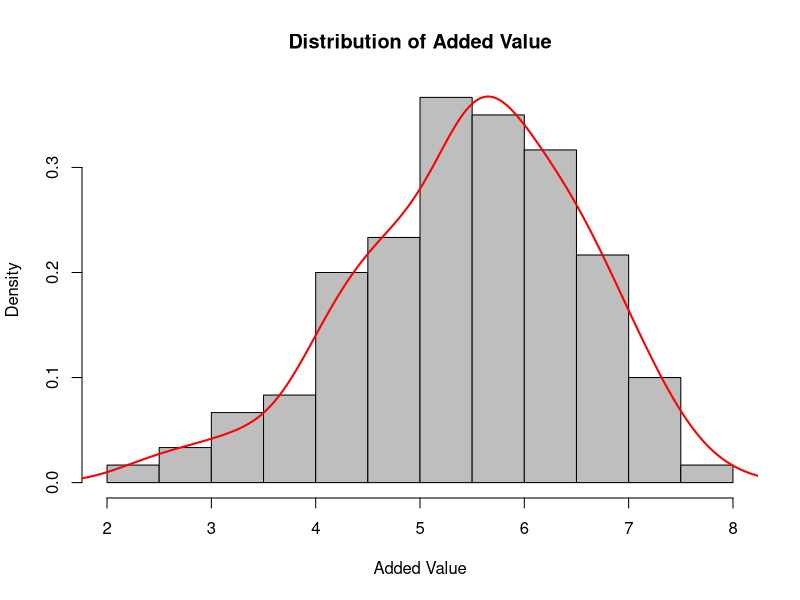
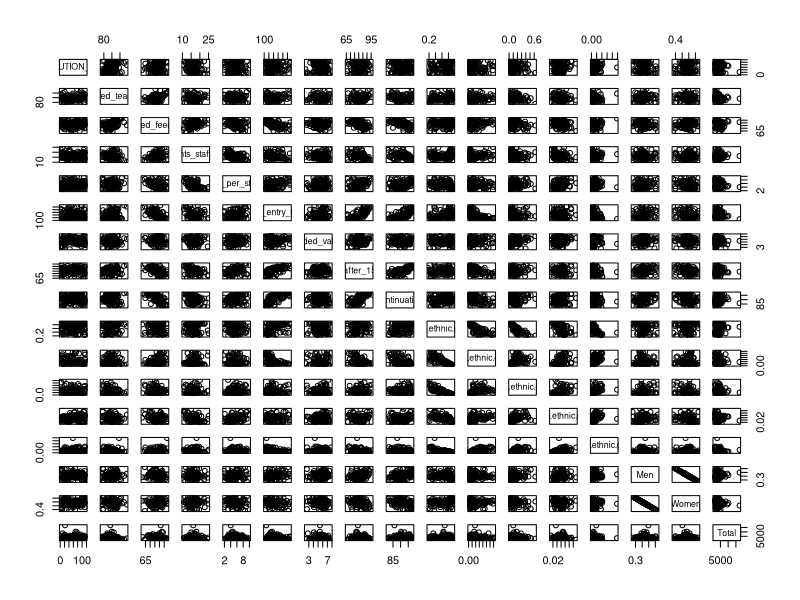

Recreate these plots in R, in order.
## ---- chunk 1
knitr::opts_chunk$set(echo = TRUE)
## ---- chunk 2
# load the data
setwd("~/Desktop/SRS/Assessment2")
ourdata <- read.csv("finalbis.csv", header = TRUE)
head(ourdata)
## ---- chunk 3
# See the distribution of added value
y <- ourdata$added_value
hist(y,main="Distribution of Added Value", xlab="Added Value", col="grey", probability = TRUE)
lines(density(y), col = "red", lwd = 2)
print(c(mean(y), sd(y)))
## ---- chunk 4
# Delete unrelated column
newdata <- ourdata[, -c(1,2,4,18,19,20,21,22,23,24,25,26,27)]
# Delete Na rows
newdata$continuation[newdata$continuation == "n/a"] <- NA
newdata <- newdata[!is.na(newdata$satisfied_teaching) & !is.na(newdata$continuation), ]
newdata$continuation <- as.numeric(newdata$continuation)
newdata$INSTITUTION_CODE <- as.factor(newdata$INSTITUTION_CODE)
## ---- chunk 5
plot(newdata)
## ---- chunk 6
names(newdata)
model1 <- lm(added_value~.- INSTITUTION_CODE, data = newdata)
step(model1)
